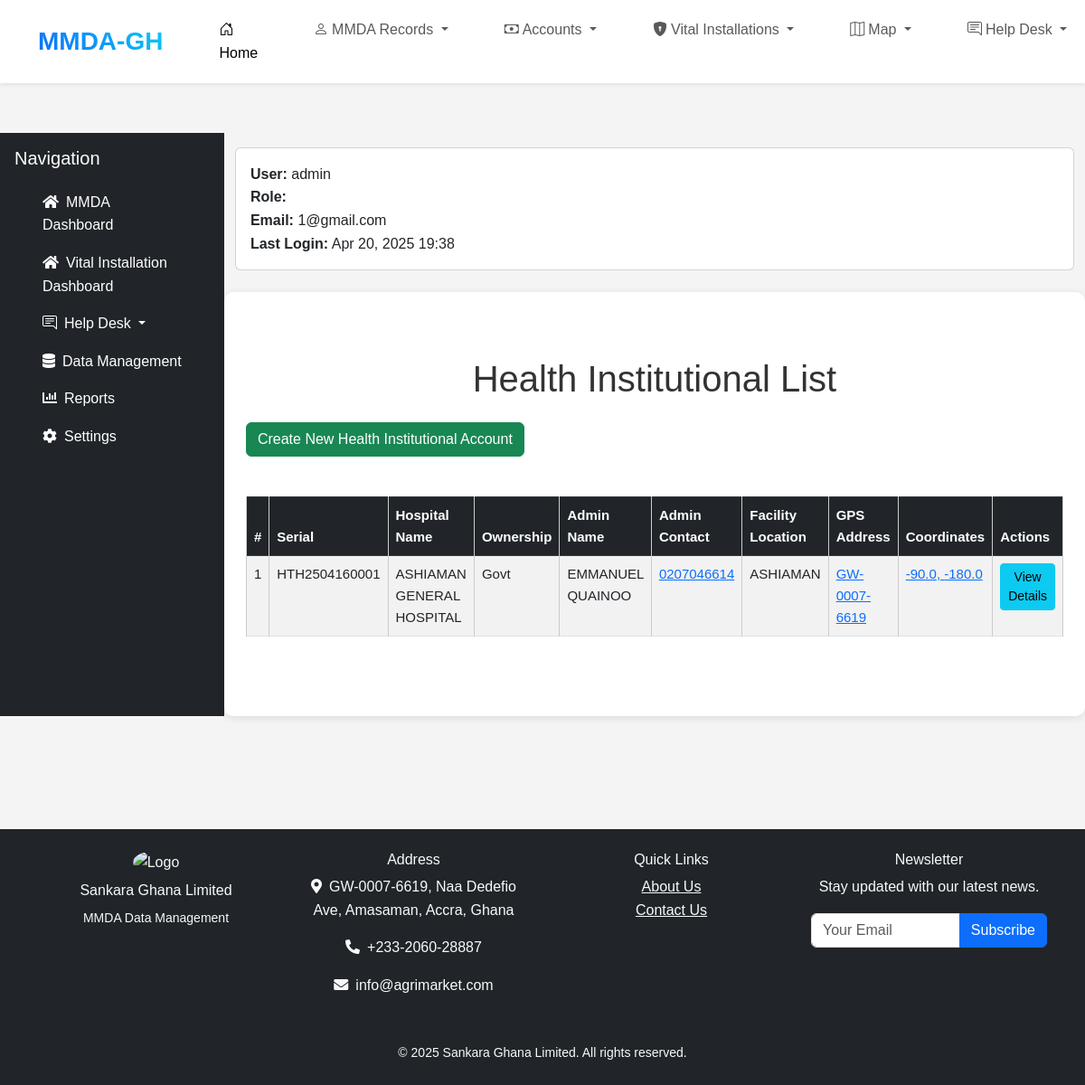
The page /health_list/ (signed in) on the database its author committed.
### accounts/models.py (models this page shows, shortened)
class HealthCapture(models.Model):
    serial_number = models.CharField(max_length=20, unique=True, editable=False)
    category = models.CharField(max_length=10, default="HTH",editable=False)
    date_created = models.DateTimeField(auto_now_add=True)
    date_updated = models.DateTimeField(auto_now=True)
    region = models.ForeignKey(Region, on_delete=models.CASCADE)  # Add Region ForeignKey
    mmda = models.ForeignKey(MMDA, on_delete=models.CASCADE)  # Add Region ForeignKey
    hospital_name = models.CharField(max_length=100)
    hospital_admin = models.CharField(max_length=100, blank=True)  # Populated from Ghana Card
    hospital_admin_contact = PhoneNumberField(blank=True)          # Populated from Ghana Card
    additional_contacts = models.JSONField(default=list)           # For storing extra numbers
    hospital_admin_ghana_card = models.OneToOneField(
        DataCapture,
        on_delete=models.CASCADE,
        related_name="health_capture",
        to_field="ghana_card",
        help_text="Select a valid Ghana Card entry."
    )
    gps_address = models.CharField(max_length=100)
    latitude = models.FloatField(
        validators=[
            MinValueValidator(-90.0),
            MaxValueValidator(90.0)
        ],
        help_text="Latitude must be between -90.0 and 90.0."
    )
    longitude = models.FloatField(
        validators=[
            MinValueValidator(-180.0),
            MaxValueValidator(180.0)
        ],
        help_text="Longitude must be between -180.0 and 180.0."
    )
    area_zone = models.CharField(max_length=100, choices=AREA_ZONE_CHOICES)
    street_name = models.CharField(max_length=100)
    location = models.CharField(max_length=100)
    hospital_reg_no = models.CharField(
        max_length=50,
        validators=[RegexValidator(regex=r'^[A-Za-z0-9\-]+$', message="Invalid registration number format.")]
    )
    ambulance = models.BooleanField(default=False)
    nature_ownership = models.CharField(max_length=100, choices=NATURE_CHOICES)
    emergency_name = models.CharField(max_length=100)
    emergency_contact = PhoneNumberField()
    building_type = models.CharField(max_length=50, choices=BUILDING_TYPE_CHOICES)
    number_of_floors = models.PositiveIntegerField()
    number_of_beds = models.PositiveIntegerField()
    toilet_facility = models.CharField(max_length=50, choices=TOILET_CHOICES)
    parking_spaces = models.BooleanField(default=False)
    fenced = models.BooleanField(default=False)
    fencing_type = models.CharField(max_length=50, choices=FENCE_CHOICES, blank=True, null=True)
    building_condition = models.CharField(max_length=50, choices=BUILDING_CONDITION_CHOICES)
    security_features = models.JSONField(default=dict)  # Allows flexibility for multiple features
    construction_material = models.CharField(max_length=50, choices=MATERIAL_CHOICES)
    type_of_roof = models.CharField(max_length=50, choices=ROOF_CHOICES)
    water_supply = models.CharField(max_length=50, choices=WATER_SUPPY_CHOICES)
    gwcpl_supply = models.BooleanField(default=False)
    electricity_connection = models.CharField(max_length=50, choices=ELECTRICTY_CHOICES)
    has_backup_generator = models.BooleanField(default=False)
    sewage_system = models.CharField(max_length=50, choices=SEWAGE_SYSTEM_CHOICES)
    waste_disposal_method = models.CharField(max_length=50, choices=WASTEAGE_CHOICES)
    internet_connectivity = models.CharField(max_length=50, choices=INTERNET_CHOICES)
    proximity_to_public_infrastructure = models.CharField(max_length=50, choices=PUBLIC_INFRA_CHOICES)
    flood_risk_area = models.BooleanField(default=False)
    criminal_activities = models.JSONField(default=list)  # Replace multiple fields with a single JSONField
    network_connectivity = models.CharField(max_length=50, choices=NETWORK_CHOICES)
    road_network = models.BooleanField(default=False)  # If true, road_condition should be specified
    road_condition = models.CharField(
        max_length=50,
        choices=ROAD_CONDITION_CHOICES,
        blank=True,
        null=True,
        help_text="If road network exists, specify the condition of the road."
    )
    profile_picture = models.ImageField(upload_to='profile_pictures/', blank=True, null=True)
    class Meta:
        verbose_name = "Health Capture"
        verbose_name_plural = "Health Captures"
        ordering = ['-date_created', 'hospital_name']

### accounts/views.py (the view)
# urls.py: path('health_list/', views.health_list, name='health_list'),
@login_required
def health_list(request):
    return list_generic(request, HealthCapture, 'health_list.html', 'healths')

### accounts/views.py (called while the page is built, shortened)
def list_generic(request, model_class, template_name, context_name, paginate_by=25):
    if request.user.is_superuser:
        accounts = model_class.objects.all().select_related('region', 'mmda')
    paginator = Paginator(accounts, paginate_by)
    page_number = request.GET.get('page')
    page_obj = paginator.get_page(page_number)
    return render(request, template_name, {context_name: page_obj})

### accounts/templates/health_list.html (shortened to what this page needs)
{% extends 'base.html' %}
{% load static %}
{% block content %}
<div class="container py-5">
    <h1 class="mb-4 text-center">Health Institutional List</h1>
    <div class="d-flex justify-content-between mb-4">
        <a href="{% url 'create_health' %}" class="btn btn-success">Create New Health Institutional Account</a>
    </div>
    <div class="table-responsive">
        <table class="table table-striped table-bordered table-hover">
            <thead class="table-dark">
                <tr>
                    <th>#</th>
                    <th>Serial</th>
                    <th>Hospital Name</th>
                    <th>Ownership</th>
                    <th>Admin Name</th>
                    <th>Admin Contact</th>
                    <th>Facility Location</th>
                    <th>GPS Address</th>
                    <th>Coordinates</th>
                    <th>Actions</th>
                </tr>
            </thead>
            <tbody>
                {% for health in healths %}
                <tr>
                    <td>{{ forloop.counter }}</td>
                    <td>{{ health.serial_number }}</td>
                    <td>{{ health.hospital_name }}</td>
                    <td>{{ health.nature_ownership }}</td>
                    <td>{{ health.hospital_admin }}</td>
                    <td>
                        <a href="#" data-bs-toggle="modal" data-bs-target="#contactModal{{ forloop.counter }}">
                            {{ health.hospital_admin_contact }}
                        </a>
                    </td>
                    <td>{{ health.location }}</td>
                    <td>
                        <a href="https://www.ghanapostgps.com/map/?q={{ health.gps_address }}" target="_blank" rel="noopener noreferrer">{{ health.gps_address }}</a>
                    </td>
                    <td>
                        <a href="https://www.google.com/maps?q={{ health.latitude }},{{ health.longitude }}" target="_blank" rel="noopener noreferrer">
                            {{ health.latitude }}, {{ health.longitude }}
                        </a>
                    </td>
                    <td>
                        <button class="btn btn-info btn-sm" data-bs-toggle="modal" data-bs-target="#modal{{ health.pk }}">View Details</button>
                    </td>
                </tr>
                {% empty %}
                <tr>
                    <td colspan="10" class="text-center">No health captures found.</td>
                </tr>
                {% endfor %}
            </tbody>
        </table>
    </div>
</div>
{% endblock %}

### accounts/templates/base.html (shortened to what this page needs)
{% load static %}
<!DOCTYPE html>
<html lang="en">
<head>
    <link href="https://cdn.jsdelivr.net/npm/bootstrap@5.3.0/dist/css/bootstrap.min.css" rel="stylesheet">
    <link rel="stylesheet" href="https://cdnjs.cloudflare.com/ajax/libs/font-awesome/6.0.0-beta3/css/all.min.css">
    <link rel="stylesheet" href="https://cdn.jsdelivr.net/npm/bootstrap-icons@1.8.1/font/bootstrap-icons.css">
    <link rel="stylesheet" href="https://cdnjs.cloudflare.com/ajax/libs/font-awesome/5.15.4/css/all.min.css">
    <link rel="stylesheet" href="{% static 'css/styles.css' %}">
</head>
<body>
    {% include 'navbar.html' %}
<br><br><br>
    <div class="main-wrapper d-flex">
<br><br>
        <nav id="sidebar" class="sidebar bg-dark text-white p-3">
            <div class="sidebar-header d-flex justify-content-between align-items-center">
                <h5 class="text-center mb-0">Navigation</h5>
            </div>
            <ul class="nav flex-column mt-3">
                <li class="nav-item">
                    <a href="#" class="nav-link text-white">
                        <i class="fas fa-home me-2"></i>MMDA Dashboard
                    </a>
                </li>
                <li class="nav-item">
                    <a href="#" class="nav-link text-white">
                        <i class="fas fa-home me-2"></i>Vital Installation Dashboard
                    </a>
                </li>
                <li class="nav-item dropdown">
                    <a class="nav-link text-white dropdown-toggle px-3 rounded-3" href="#" role="button" data-bs-toggle="dropdown">
                        <i class="bi bi-chat-right-text me-2"></i>Help Desk
                    </a>
                </li>
                <li class="nav-item">
                    <a href="#" class="nav-link text-white">
                        <i class="fas fa-database me-2"></i>Data Management
                    </a>
                </li>
                <li class="nav-item">
                    <a href="#" class="nav-link text-white">
                        <i class="fas fa-chart-bar me-2"></i>Reports
                    </a>
                </li>
                <li class="nav-item">
                    <a href="#" class="nav-link text-white">
                        <i class="fas fa-cog me-2"></i>Settings
                    </a>
                </li>
            </ul>
        </nav>
        <div class="flex-grow-1">
            <div class="container mt-3">
                <div class="card mb-4">
                    <div class="card-body">
                        <ul class="list-unstyled mb-0">
                            <li><strong>User:</strong> {{ request.user }}</li>
                            <li><strong>Role:</strong> {{ request.user.role }}</li>
                            <li><strong>Email:</strong> {{ request.user.email }}</li>
                            <li><strong>Last Login:</strong> {{ request.user.last_login|date:"M d, Y H:i" }}</li>
                        </ul>
                    </div>
                </div>
            </div>
            <main class="container py-4">
                {% block content %}{% endblock %}
            </main>
                </div>
                    </div>
                    <br><br><br>
            <footer class="bg-dark text-light py-4 mt-5">
                <div class="container">
                    <div class="row">
                        <div class="col-md-3 mb-3 text-center">
                            <img src="{% static 'assets/gat.jpg' %}" alt="Logo"
                                 class="img-fluid rounded-circle mb-2" style="width: 75px;">
                            <h6>Sankara Ghana Limited</h6>
                            <small>MMDA Data Management</small>
                        </div>
                        <div class="col-md-3 mb-3">
                            <h6>Address</h6>
                            <p><i class="fas fa-map-marker-alt me-2"></i>GW-0007-6619, Naa Dedefio Ave, Amasaman, Accra, Ghana</p>
                            <p><i class="fas fa-phone-alt me-2"></i>+233-2060-28887</p>
                            <p><i class="fas fa-envelope me-2"></i>info@agrimarket.com</p>
                        </div>
                        <div class="col-md-3 mb-3">
                            <h6>Quick Links</h6>
                            <a href="{% url 'about' %}" class="text-light d-block">About Us</a>
                            <a href="{% url 'contact' %}" class="text-light d-block">Contact Us</a>
                        </div>
                        <div class="col-md-3 mb-3">
                            <h6>Newsletter</h6>
                            <p>Stay updated with our latest news.</p>
                            <div class="input-group">
                                <input type="email" class="form-control" placeholder="Your Email">
                                <button class="btn btn-primary">Subscribe</button>
                            </div>
                        </div>
                    </div>
                    <div class="text-center mt-3">
                        <small>&copy; {% now "Y" %} Sankara Ghana Limited. All rights reserved.</small>
                    </div>
                </div>
            </footer>
</body>
</html>

### static/css/styles.css (style rules this page uses)
* { margin: 0; padding: 0; box-sizing: border-box; }
body { overflow-x: hidden; font-family: Arial, sans-serif; line-height: 1.6; background-color: #f4f4f4; color: #333; margin: 0; padding: 0; padding-top: 56px; }
nav { margin: 0; }
main { padding: 20px; max-width: 700px; margin: auto; background: #ffffff; border-radius: 10px; box-shadow: 0 2px 10px rgba(0, 0, 0, 0.1); }
table { font-size: 15px; width: 100%; border-collapse: collapse; margin: 20px 0; }
table th, table td { padding: 10px; text-align: left; border: 1px solid #ddd; white-space: normal; }
table th, table td { border-width: 2px; border-color: #ccc; }
table th { background: #35424a; color: #ffffff; border-top: 2px solid #333; border-bottom: 2px solid #333; }
button { background: #35424a; color: #ffffff; border: none; padding: 10px 15px; border-radius: 5px; cursor: pointer; transition: background 0.3s; }
footer { text-align: center; padding: 20px 0; background: #35424a; color: #ffffff; position: relative; bottom: 0; width: 100%; }
@media (min-width: 768px) { body { padding-top: 70px; } }
@media (min-width: 768px) { main { max-width: 900px; } }
.text-center { text-align: center; }
.mb-4 { margin-bottom: 1.5rem; }

### rows shown on the page
HealthCapture: serial_number "HTH2504160001", hospital_name "ASHIAMAN GENERAL HOSPITAL", nature_ownership "Govt", hospital_admin "EMMANUEL QUAINOO", hospital_admin_contact "0207046614", location "ASHIAMAN", gps_address "GW-0007-6619", latitude "-90.0", longitude "-180.0"

### other values the page prints
{{ request.user }} "admin"
{{ request.user.email }} "1@gmail.com"
{{ request.user.last_login|date:"M d, Y H:i" }} "Apr 20, 2025 19:38"
